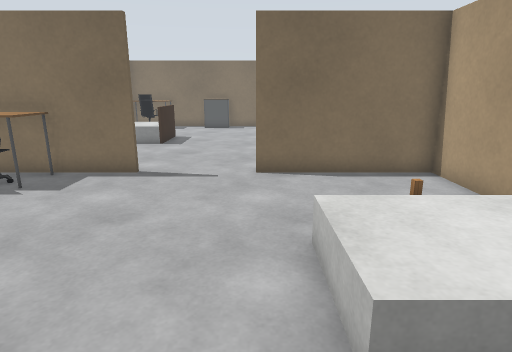
View 1 (above)

16 first-person views from a walk through a robot-simulator world made for Gazebo. The camera is 1.3 m above the floor, tilts 14° down and sees 75° across. The floor is counted in squares, 0.5 m on a side. Each view is taken from the middle of a square. On the plan, view 1 faces up. The plan holds only what a view shows up to about 20 squares ahead; the rest is blank. Simple patterns stand in for the simulator's built-in surfaces. Some stock models are drawn as simple stand-ins. Some surface patterns are stand-ins.

View 2
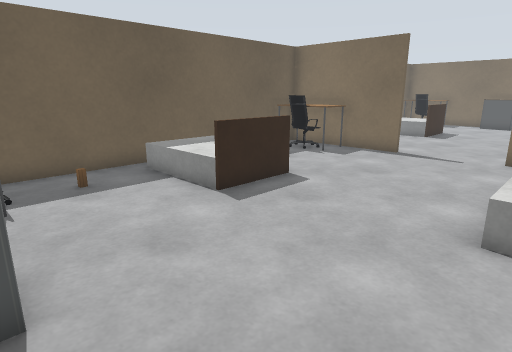

View 3
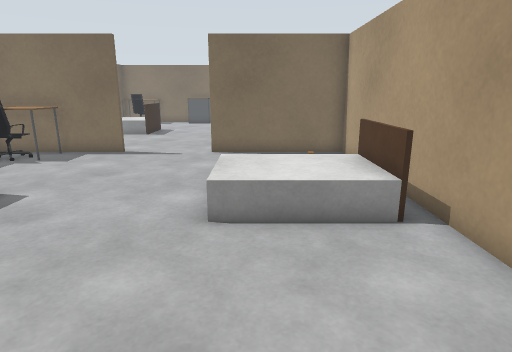

View 4
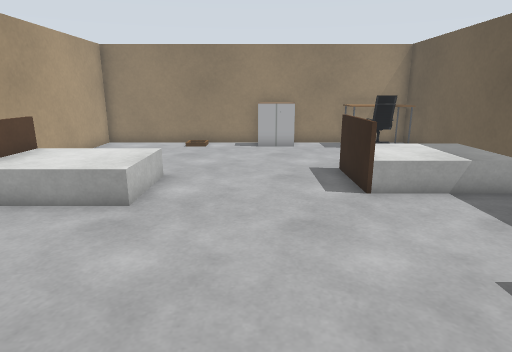

View 5
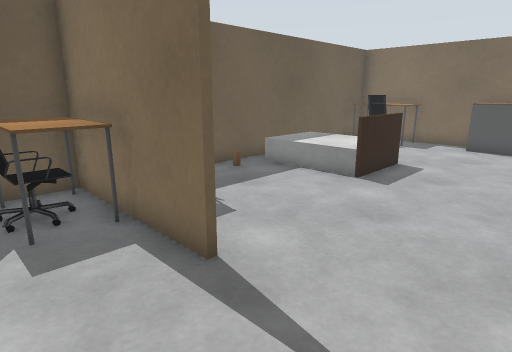

View 6
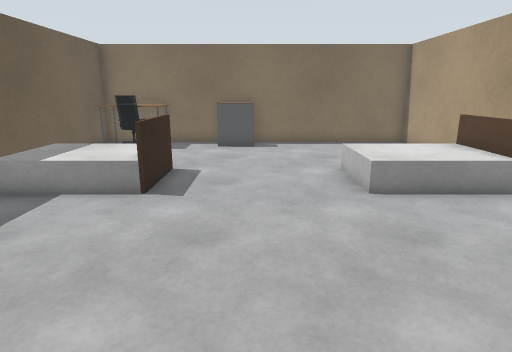

View 7
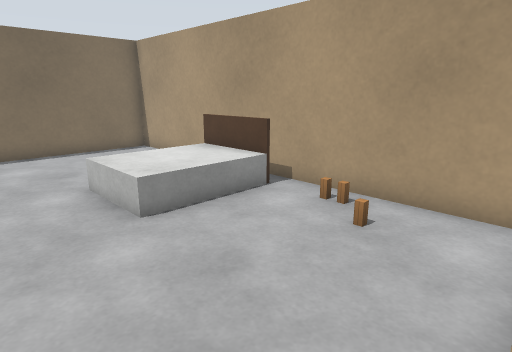

View 8
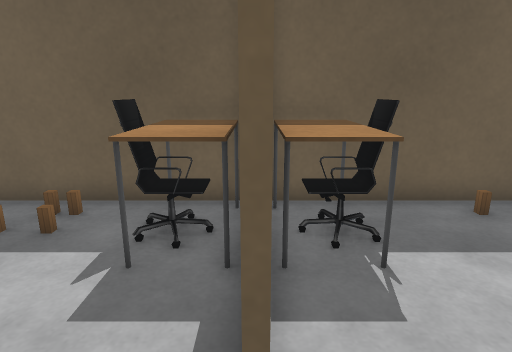

View 9
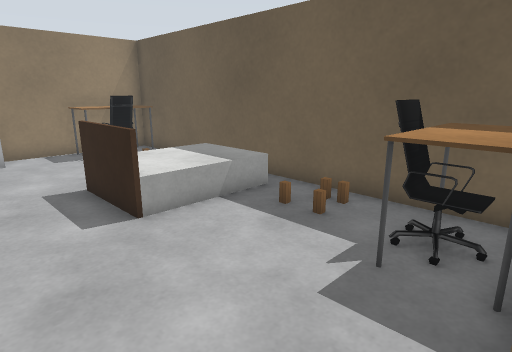

View 10
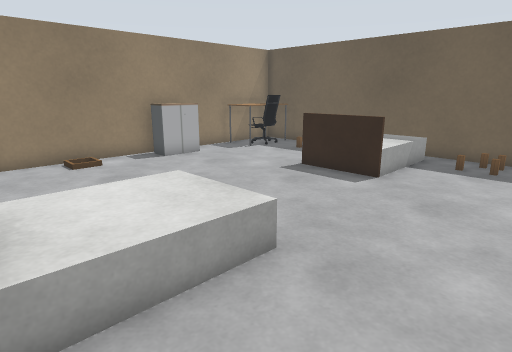

View 11
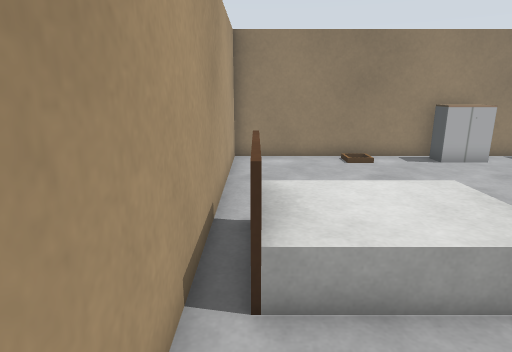

View 12
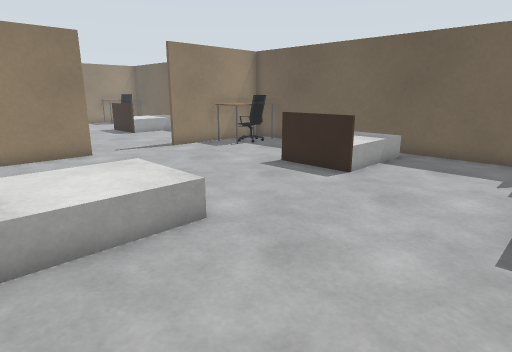

View 13
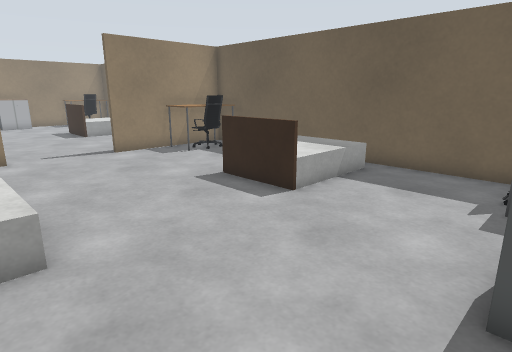

View 14
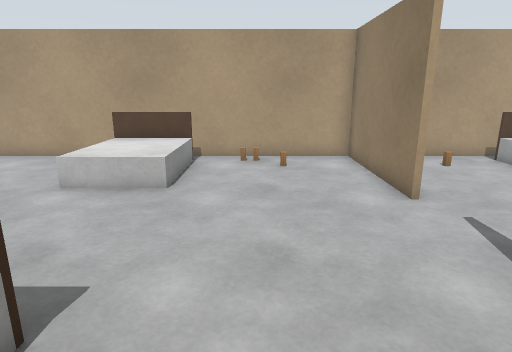

View 15
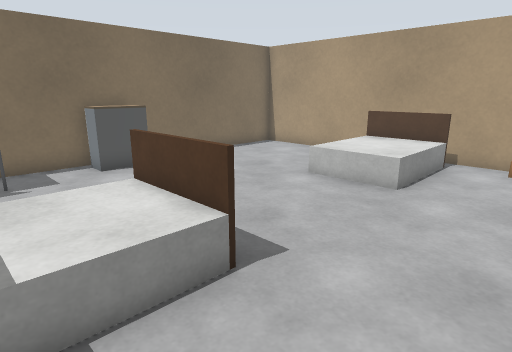

View 16
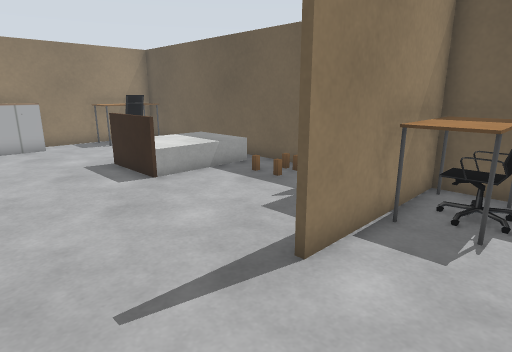

### Floor plan
Ten units are one square. View 1 is at (0, 0); x grows to the right and y downward. Boxes are objects, and circles mark ways between rooms. Rooms are numbered by the first view taken in them; rooms with no view inside come last. Other rooms are left out.
<svg viewBox="-105 -274 170 328">
<path fill="none" stroke="#000" d="M-39 -109 -100 -109M-99 -110 -99 49 59 49 59 -110M60 -109 0 -109M-1 -111 60 -111M-100 -111 -40 -111M59 -110 59 -269 -99 -269 -99 -110"/>
<rect x="-95" y="25" width="10" height="10" fill="#bbb"><title>table</title></rect>
<rect x="-95" y="-55" width="50" height="40" fill="#bbb"><title>bed</title></rect>
<rect x="-95" y="-75" width="10" height="10" fill="#bbb"><title>wooden cube</title></rect>
<rect x="-95" y="-105" width="40" height="20" fill="#bbb"><title>table</title></rect>
<rect x="-85" y="25" width="10" height="10" fill="#bbb"><title>office chair</title></rect>
<rect x="-85" y="5" width="10" height="10" fill="#bbb"><title>wooden cube</title></rect>
<rect x="-85" y="-65" width="10" height="10" fill="#bbb"><title>wooden cube</title></rect>
<rect x="-85" y="-75" width="10" height="10" fill="#bbb"><title>wooden cube</title></rect>
<rect x="-85" y="-95" width="10" height="10" fill="#bbb"><title>office chair</title></rect>
<rect x="-75" y="25" width="10" height="20" fill="#bbb"><title>table</title></rect>
<rect x="-45" y="35" width="30" height="10" fill="#bbb"><title>cabinet</title></rect>
<rect x="5" y="-65" width="50" height="40" fill="#bbb"><title>bed</title></rect>
<rect x="35" y="-85" width="10" height="10" fill="#bbb"><title>wooden cube</title></rect>
<rect x="-95" y="-135" width="40" height="20" fill="#bbb"><title>table</title></rect>
<rect x="-95" y="-165" width="10" height="10" fill="#bbb"><title>wooden cube</title></rect>
<rect x="-95" y="-215" width="50" height="40" fill="#bbb"><title>bed</title></rect>
<rect x="-95" y="-255" width="10" height="10" fill="#bbb"><title>table</title></rect>
<rect x="-85" y="-135" width="10" height="10" fill="#bbb"><title>office chair</title></rect>
<rect x="-85" y="-255" width="10" height="10" fill="#bbb"><title>office chair</title></rect>
<rect x="-75" y="-265" width="10" height="20" fill="#bbb"><title>table</title></rect>
<rect x="-45" y="-265" width="30" height="10" fill="#bbb"><title>cabinet</title></rect>
<rect x="5" y="-215" width="50" height="40" fill="#bbb"><title>bed</title></rect>
<rect x="35" y="-145" width="10" height="10" fill="#bbb"><title>wooden cube</title></rect>
<rect x="45" y="-155" width="10" height="10" fill="#bbb"><title>wooden cube</title></rect>
<rect x="45" y="-165" width="10" height="10" fill="#bbb"><title>wooden cube</title></rect>
<circle cx="-15" cy="-110" r="3" fill="#2a7"/>
<text x="-20" y="-30">1</text>
<text x="-20" y="-190">2</text>
</svg>
Room 1 opens to room 2.

Where each view was taken, in squares from view 1:
view 1: 0 up, 0 right, facing up
view 2: 4 down, 2 right, facing up-left
view 3: 4 down, 2 right, facing up
view 4: 13 up, 2 left, facing down
view 5: 8 up, 0 right, facing up-left
view 6: 9 up, 2 left, facing up
view 7: 11 up, 2 left, facing up-right
view 8: 11 up, 2 left, facing left
view 9: 11 up, 2 left, facing down-left
view 10: 9 up, 5 right, facing down-left
view 11: 9 up, 5 right, facing down
view 12: 26 up, 5 right, facing down-left
view 13: 26 up, 2 right, facing down-left
view 14: 15 up, 8 left, facing right
view 15: 14 up, 8 left, facing up-right
view 16: 14 up, 0 right, facing down-left
